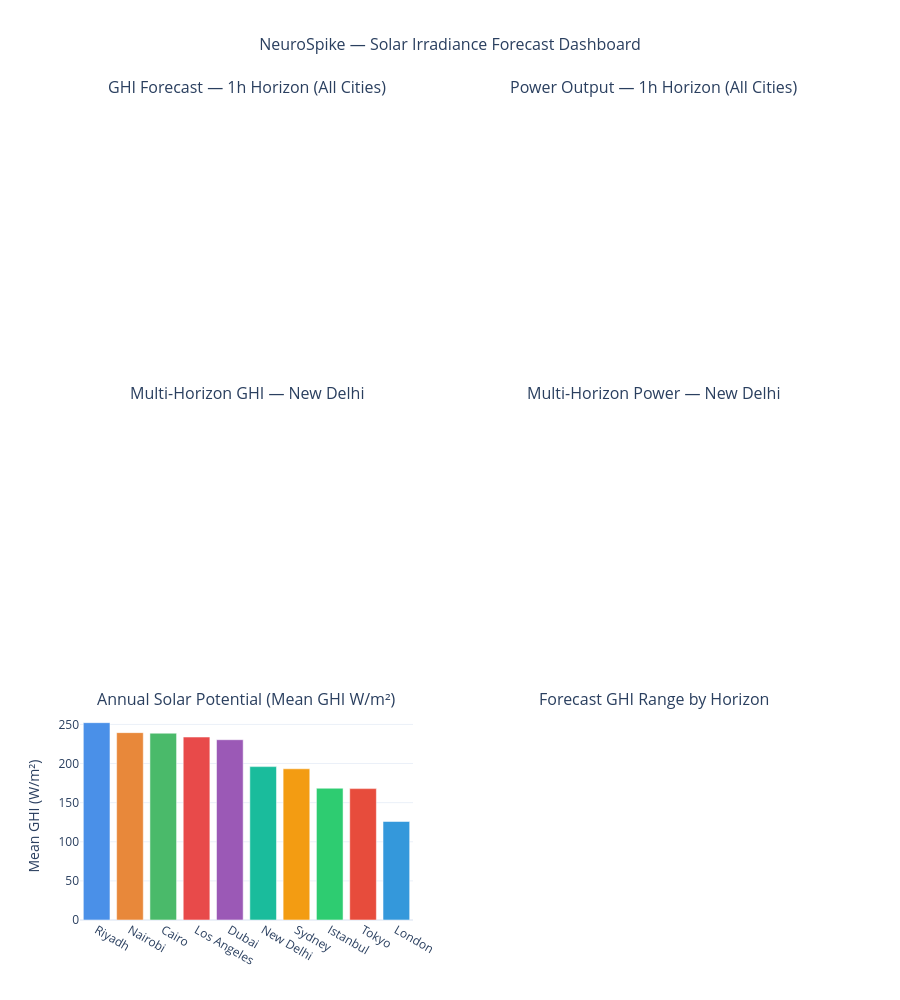

Notebook source saved alongside this figure:
### Code cell
CITY_COLORS_PLOTLY = [
    "#4A90E8", "#E8883A", "#4ABA6A", "#E84A4A",
    "#9B59B6", "#1ABC9C", "#F39C12", "#2ECC71",
    "#E74C3C", "#3498DB",
]

horizon_colors = {1: "#4A90E8", 6: "#E8883A", 24: "#4ABA6A"}

fig = make_subplots(
    rows=3, cols=2,
    subplot_titles=[
        "GHI Forecast — 1h Horizon (All Cities)",
        "Power Output — 1h Horizon (All Cities)",
        "Multi-Horizon GHI — New Delhi",
        "Multi-Horizon Power — New Delhi",
        "Annual Solar Potential (Mean GHI W/m²)",
        "Forecast GHI Range by Horizon",
    ],
    vertical_spacing=0.12,
    horizontal_spacing=0.10,
)

# ── Plot 1: h=1 GHI per city ──────────────────────────────────────
for idx, city in enumerate(CITIES):
    if city not in all_forecasts:
        continue
    h1_data = all_forecasts[city]["horizons"].get(
        1, all_forecasts[city]["horizons"].get("1", {})
    )
    if not h1_data:
        continue
    fig.add_trace(
        go.Bar(
            name=city.replace("_", " ").title(),
            x=[city.replace("_", " ").title()],
            y=[h1_data["ghi_wm2"][0]],
            marker_color=CITY_COLORS_PLOTLY[
                idx % len(CITY_COLORS_PLOTLY)
            ],
            showlegend=False,
        ),
        row=1, col=1,
    )

# ── Plot 2: h=1 Power per city ────────────────────────────────────
for idx, city in enumerate(CITIES):
    if city not in all_forecasts:
        continue
    h1_data = all_forecasts[city]["horizons"].get(
        1, all_forecasts[city]["horizons"].get("1", {})
    )
    if not h1_data:
        continue
    fig.add_trace(
        go.Bar(
            name=city.replace("_", " ").title(),
            x=[city.replace("_", " ").title()],
            y=[h1_data["power_watts"][0]],
            marker_color=CITY_COLORS_PLOTLY[
                idx % len(CITY_COLORS_PLOTLY)
            ],
            showlegend=False,
        ),
        row=1, col=2,
    )

# ── Plot 3: Multi-horizon GHI — New Delhi ─────────────────────────
city = "new_delhi"
if city in all_forecasts:
    for horizon in [1, 6, 24]:
        # Handle both int and string keys in JSON
        h_data = all_forecasts[city]["horizons"].get(
            horizon,
            all_forecasts[city]["horizons"].get(
                str(horizon), {}
            )
        )
        if not h_data:
            continue
        times = h_data["timestamps"]
        ghis  = h_data["ghi_wm2"]
        fig.add_trace(
            go.Scatter(
                x=times, y=ghis,
                name=f"GHI h={horizon}h",
                mode="lines+markers",
                line=dict(
                    color=horizon_colors.get(
                        horizon, "#999999"
                    ),
                    width=2,
                ),
                marker=dict(size=6),
            ),
            row=2, col=1,
        )

# ── Plot 4: Multi-horizon Power — New Delhi ───────────────────────
if city in all_forecasts:
    for horizon in [1, 6, 24]:
        h_data = all_forecasts[city]["horizons"].get(
            horizon,
            all_forecasts[city]["horizons"].get(
                str(horizon), {}
            )
        )
        if not h_data:
            continue
        times  = h_data["timestamps"]
        powers = h_data["power_watts"]
        fig.add_trace(
            go.Scatter(
                x=times, y=powers,
                name=f"Power h={horizon}h",
                mode="lines+markers",
                line=dict(
                    color=horizon_colors.get(
                        horizon, "#999999"
                    ),
                    width=2,
                ),
                marker=dict(size=6),
                showlegend=False,
            ),
            row=2, col=2,
        )

# ── Plot 5: Annual mean GHI bar ───────────────────────────────────
annual_ghi = {}
for c in CITIES:
    try:
        df_c = pd.read_csv(
            os.path.join(
                FEATURES_DIR, f"{c}_features.csv"
            ),
            index_col="datetime", parse_dates=True,
        )
        annual_ghi[c] = df_c["GHI"].mean()
    except Exception:
        annual_ghi[c] = 0.0

sorted_cities = sorted(
    annual_ghi, key=annual_ghi.get, reverse=True
)
fig.add_trace(
    go.Bar(
        x=[
            c.replace("_", " ").title()
            for c in sorted_cities
        ],
        y=[annual_ghi[c] for c in sorted_cities],
        marker_color=CITY_COLORS_PLOTLY[
            :len(sorted_cities)
        ],
        showlegend=False,
    ),
    row=3, col=1,
)

# ── Plot 6: GHI box per horizon ───────────────────────────────────
city = "new_delhi"
if city in all_forecasts:
    for horizon in [1, 6, 24]:
        h_data = all_forecasts[city]["horizons"].get(
            horizon,
            all_forecasts[city]["horizons"].get(
                str(horizon), {}
            )
        )
        if not h_data:
            continue
        ghis = h_data["ghi_wm2"]
        if len(ghis) == 0:
            continue
        fig.add_trace(
            go.Box(
                y=ghis,
                name=f"h={horizon}h",
                marker_color=horizon_colors.get(
                    horizon, "#999999"
                ),
                showlegend=False,
            ),
            row=3, col=2,
        )

# ── Layout ────────────────────────────────────────────────────────
fig.update_layout(
    height      = 1000,
    title_text  = (
        "NeuroSpike — Solar Irradiance Forecast Dashboard"
    ),
    title_font_size = 16,
    title_x         = 0.5,
    template        = "plotly_white",
    showlegend      = True,
    legend          = dict(
        orientation = "h",
        yanchor     = "bottom",
        y           = -0.15,
        xanchor     = "center",
        x           = 0.5,
    ),
)

fig.update_yaxes(title_text="GHI (W/m²)",      row=1, col=1)
fig.update_yaxes(title_text="Power (W)",        row=1, col=2)
fig.update_yaxes(title_text="GHI (W/m²)",      row=2, col=1)
fig.update_yaxes(title_text="Power (W)",        row=2, col=2)
fig.update_yaxes(title_text="Mean GHI (W/m²)", row=3, col=1)
fig.update_yaxes(title_text="GHI (W/m²)",      row=3, col=2)

fig.show()

html_path = os.path.join(
    FORECAST_DIR, "forecast_dashboard.html"
)
fig.write_html(html_path)
print(f"💾 Interactive dashboard saved → {html_path}")

### Figure 1 — Plotly figure (JSON) as saved in the notebook; plotly's stock layout.template omitted (floating-point values rounded to 4 significant figures)
{"data": [{"marker": {"color": ["#4A90E8", "#E8883A", "#4ABA6A", "#E84A4A", "#9B59B6", "#1ABC9C", "#F39C12", "#2ECC71", "#E74C3C", "#3498DB"]}, "showlegend": false, "type": "bar", "x": ["Riyadh", "Nairobi", "Cairo", "Los Angeles", "Dubai", "New Delhi", "Sydney", "Istanbul", "Tokyo", "London"], "xaxis": "x5", "y": [252.3, 239.5, 238.8, 233.9, 230.5, 196.1, 193.3, 168.4, 167.9, 125.9], "yaxis": "y5"}], "layout": {"annotations": [{"font": {"size": 16}, "showarrow": false, "text": "GHI Forecast — 1h Horizon (All Cities)", "x": 0.225, "xanchor": "center", "xref": "paper", "y": 1, "yanchor": "bottom", "yref": "paper"}, {"font": {"size": 16}, "showarrow": false, "text": "Power Output — 1h Horizon (All Cities)", "x": 0.775, "xanchor": "center", "xref": "paper", "y": 1, "yanchor": "bottom", "yref": "paper"}, {"font": {"size": 16}, "showarrow": false, "text": "Multi-Horizon GHI — New Delhi", "x": 0.225, "xanchor": "center", "xref": "paper", "y": 0.6267, "yanchor": "bottom", "yref": "paper"}, {"font": {"size": 16}, "showarrow": false, "text": "Multi-Horizon Power — New Delhi", "x": 0.775, "xanchor": "center", "xref": "paper", "y": 0.6267, "yanchor": "bottom", "yref": "paper"}, {"font": {"size": 16}, "showarrow": false, "text": "Annual Solar Potential (Mean GHI W/m²)", "x": 0.225, "xanchor": "center", "xref": "paper", "y": 0.2533, "yanchor": "bottom", "yref": "paper"}, {"font": {"size": 16}, "showarrow": false, "text": "Forecast GHI Range by Horizon", "x": 0.775, "xanchor": "center", "xref": "paper", "y": 0.2533, "yanchor": "bottom", "yref": "paper"}], "height": 1000, "legend": {"orientation": "h", "x": 0.5, "xanchor": "center", "y": -0.15, "yanchor": "bottom"}, "showlegend": true, "title": {"font": {"size": 16}, "text": "NeuroSpike — Solar Irradiance Forecast Dashboard", "x": 0.5}, "xaxis": {"anchor": "y", "domain": [0, 0.45]}, "xaxis2": {"anchor": "y2", "domain": [0.55, 1]}, "xaxis3": {"anchor": "y3", "domain": [0, 0.45]}, "xaxis4": {"anchor": "y4", "domain": [0.55, 1]}, "xaxis5": {"anchor": "y5", "domain": [0, 0.45]}, "xaxis6": {"anchor": "y6", "domain": [0.55, 1]}, "yaxis": {"anchor": "x", "domain": [0.7467, 1], "title": {"text": "GHI (W/m²)"}}, "yaxis2": {"anchor": "x2", "domain": [0.7467, 1], "title": {"text": "Power (W)"}}, "yaxis3": {"anchor": "x3", "domain": [0.3733, 0.6267], "title": {"text": "GHI (W/m²)"}}, "yaxis4": {"anchor": "x4", "domain": [0.3733, 0.6267], "title": {"text": "Power (W)"}}, "yaxis5": {"anchor": "x5", "domain": [0, 0.2533], "title": {"text": "Mean GHI (W/m²)"}}, "yaxis6": {"anchor": "x6", "domain": [0, 0.2533], "title": {"text": "GHI (W/m²)"}}}}
